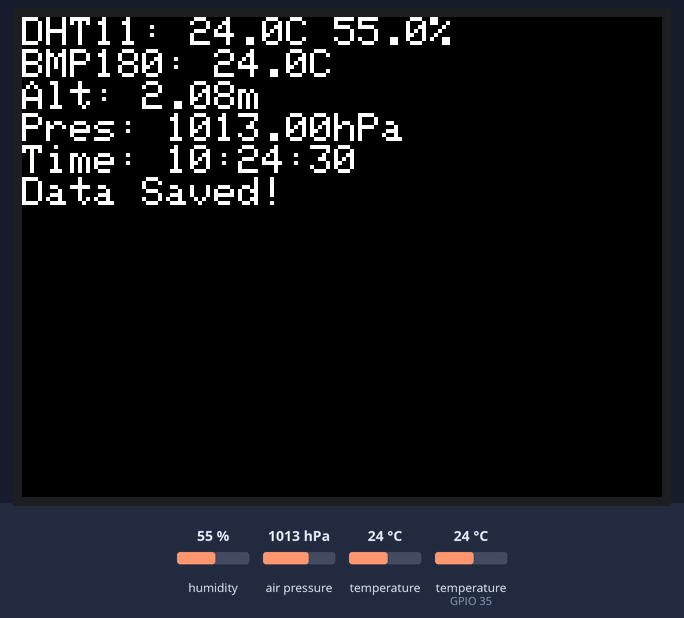
Simulated run of this sketch. Board: ESP32. Shown: 320×240 colour display. The test bench sets the inputs (shaded band); at power-on: humidity 55 %, air pressure 1013 hPa, temperature 24 °C, temperature (sensor on GPIO 35) 24 °C. The local clock reads 2024-03-15 10:24:30 at power-on unless the sketch sets it; storage starts empty.

Above: at 1.3 s.
1.4 s: humidity set to 22 %
At 6.3 s:
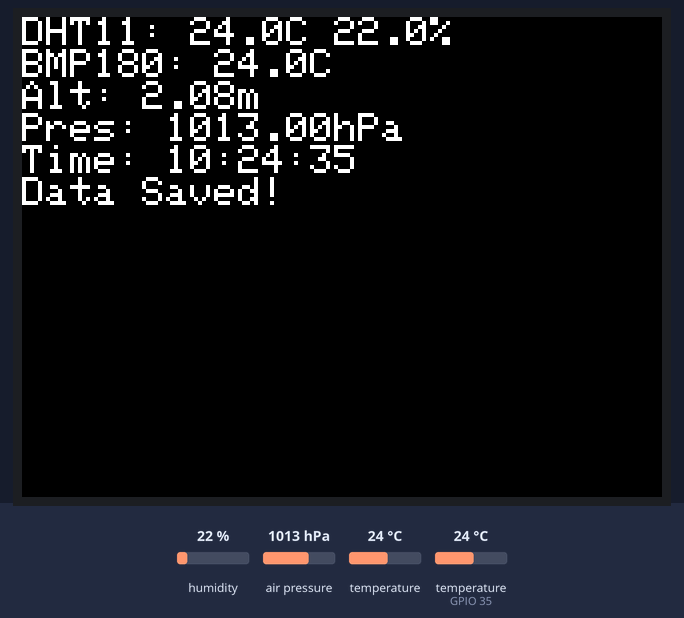
12.1 s: air pressure set to 952 hPa
At 16.9 s:
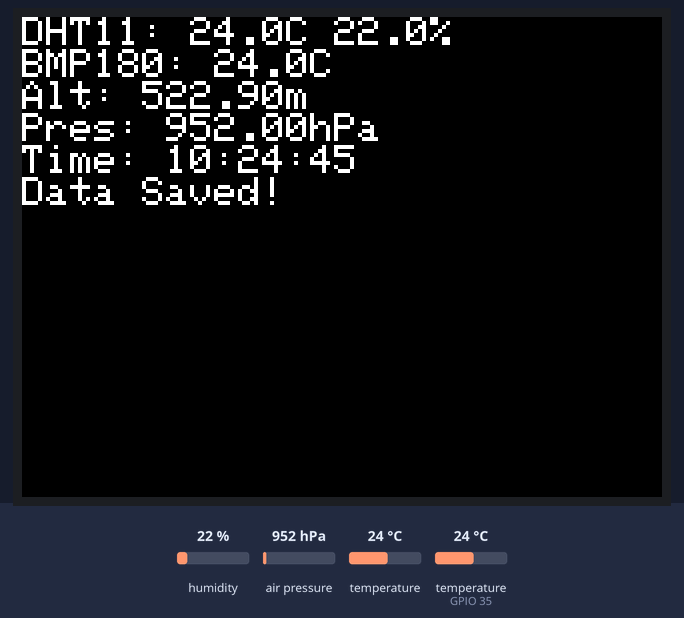
22.5 s: temperature (sensor 0) set to 12 °C
At 27.6 s:
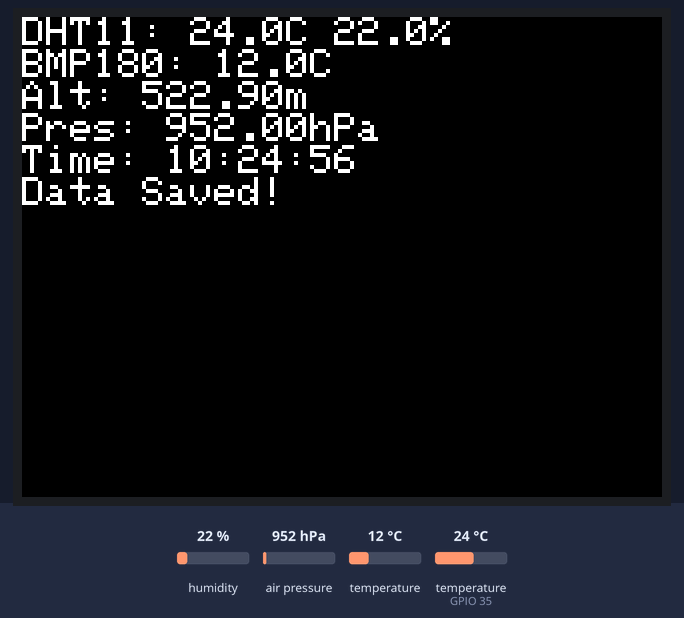
32.8 s: temperature (sensor on GPIO 35) set to 12 °C
At 37.1 s:
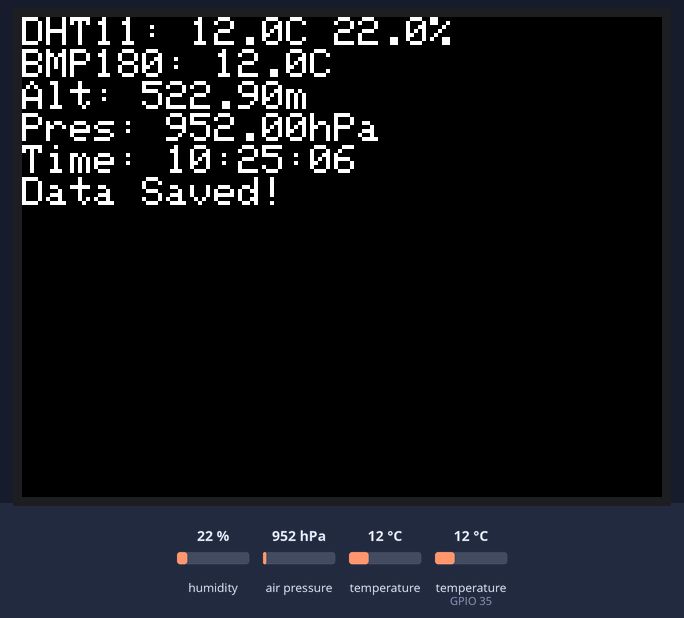
43.2 s: humidity set to 40 %
At 47.8 s:
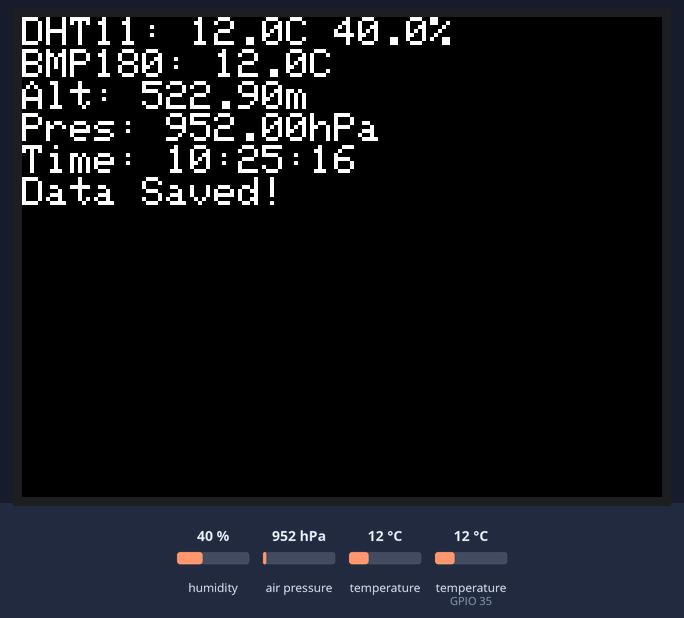
53.5 s: air pressure set to 975 hPa
At 58.4 s:
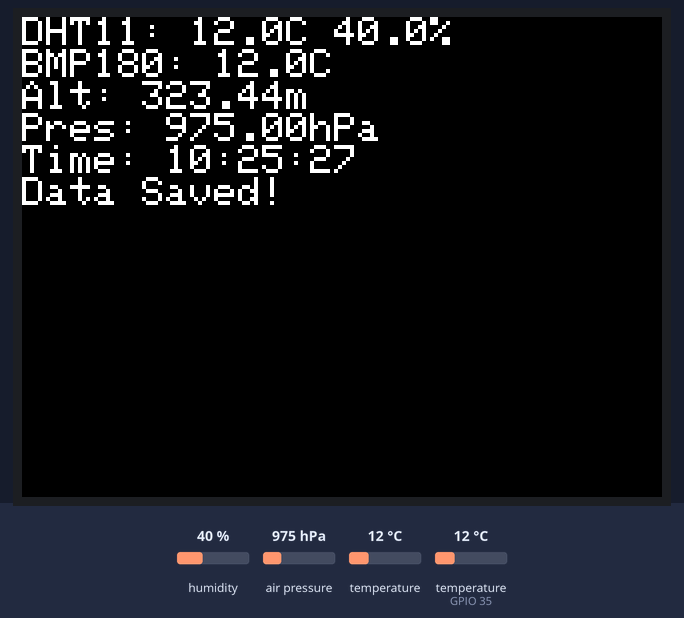
Timing chart, 0 to 59.9 s (numbered marks = the images above; inputs shaded):
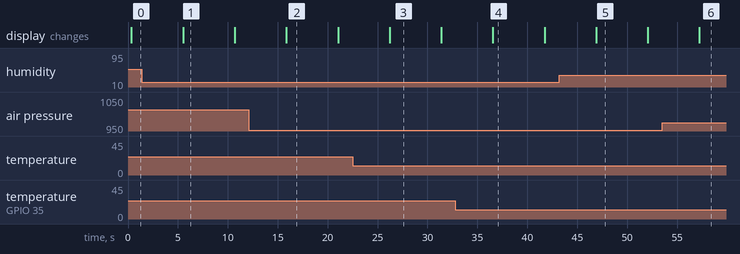

Measured:
- what the display in image 1 shows lasts 5.2 s, from 5.5 s to 10.7 s

The sketch:

m5stack_dht11_IMU.ino
```cpp
#include <M5Stack.h>
#include <SD.h>
#include <ArduinoJson.h>
#include <DHT.h>
#include <Adafruit_Sensor.h>
#include <Adafruit_BMP085_U.h>
#include <RTClib.h>

#define DHTPIN 35         // DHT11 data pin
#define DHTTYPE DHT11    // DHT 11

// Sensor objects
DHT dht(DHTPIN, DHTTYPE);
Adafruit_BMP085_Unified bmp(18001);
RTC_DS3231 rtc;

// SD Card
const int SD_CS = 4;
String basePath = "/hiking_data/";

void setup() {
  M5.begin();
  Serial.begin(115200);
  SPI.begin();

  // Initialize sensors
  dht.begin();
  if(!bmp.begin() || !rtc.begin()) {
    M5.Lcd.println("Sensor Init Failed!");
    while(1);
  }

  // Initialize SD card
  if(!SD.begin(SD_CS)) {
    M5.Lcd.println("SD Card Failed!");
    return;
  }

  M5.Lcd.setTextSize(2);
  M5.Lcd.println("Hiking Logger Ready");
}

void loop() {
  // Read all sensors
  float dht_temp = dht.readTemperature();     // DHT11 temperature
  float dht_humid = dht.readHumidity();       // DHT11 humidity

  sensors_event_t bmp_event;
  bmp.getEvent(&bmp_event);
  float altitude = bmp.pressureToAltitude(1013.25, bmp_event.pressure);
  float bmp_temp;
  bmp.getTemperature(&bmp_temp);              // BMP180 temperature

  // Get timestamp
  DateTime now = rtc.now();
  String timestamp = getTimestamp(now);

  // Display values
  updateDisplay(dht_temp, dht_humid, bmp_temp, bmp_event.pressure, altitude, timestamp);

  // Save to SD card (including null checks)
  logHikingData(
    isnan(dht_temp) ? NULL : dht_temp,
    isnan(dht_humid) ? NULL : dht_humid,
    bmp_temp,
    bmp_event.pressure,
    altitude,
    timestamp
  );

  delay(5000); // Log every 5 seconds
}

void logHikingData(float dht_temp, float dht_humid, float bmp_temp, float pressure, float altitude, String timestamp) {
  String datePath = basePath + timestamp.substring(0, 10) + "/";
  String filename = datePath + "hike_data.json";

  // Create directory if needed
  if(!SD.exists(datePath)) {
    SD.mkdir(datePath);
  }

  File file = SD.open(filename, FILE_APPEND);
  if(file) {
    StaticJsonDocument<256> doc;
    doc["timestamp"] = timestamp;

    JsonObject temps = doc.createNestedObject("temperature");
    temps["dht11"] = dht_temp;
    temps["bmp180"] = bmp_temp;

    doc["humidity"] = dht_humid;

    JsonObject atm = doc.createNestedObject("atmospheric");
    atm["pressure"] = pressure;
    atm["altitude"] = altitude;

    serializeJson(doc, file);
    file.println();
    file.close();
    M5.Lcd.println("Data Saved!");
  } else {
    M5.Lcd.println("Save Failed!");
  }
}

String getTimestamp(DateTime now) {
  char timestamp[20];
  snprintf(timestamp, sizeof(timestamp), "%04d-%02d-%02dT%02d:%02d:%02d",
          now.year(), now.month(), now.day(),
          now.hour(), now.minute(), now.second());
  return String(timestamp);
}

void updateDisplay(float dht_temp, float dht_humid, float bmp_temp, float pressure, float altitude, String timestamp) {
  M5.Lcd.fillScreen(BLACK);
  M5.Lcd.setCursor(0, 0);

  M5.Lcd.printf("DHT11: %.1fC %.1f%%\n", dht_temp, dht_humid);
  M5.Lcd.printf("BMP180: %.1fC\n", bmp_temp);
  M5.Lcd.printf("Alt: %.2fm\n", altitude);
  M5.Lcd.printf("Pres: %.2fhPa\n", pressure);
  M5.Lcd.printf("Time: %s\n", timestamp.substring(11,19).c_str());
}
```
